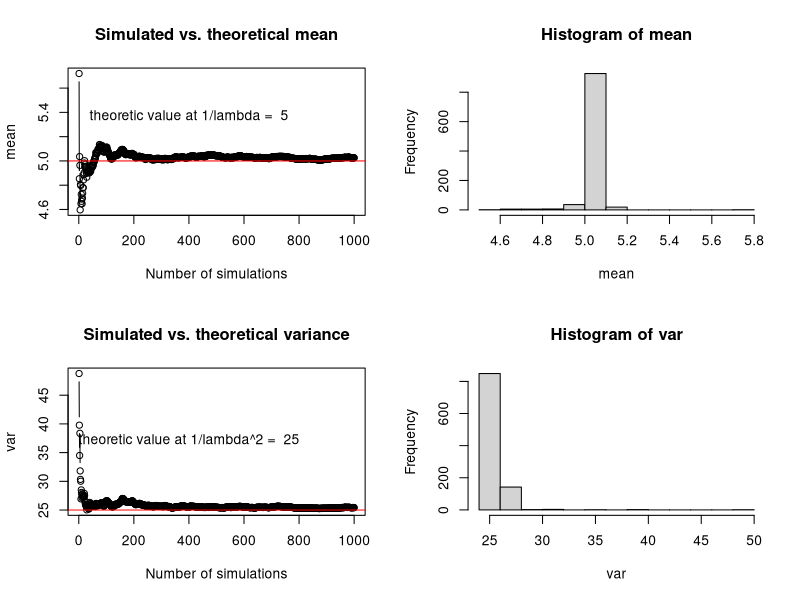

Recreate this plot in R.
## ---- chunk 1
set.seed(111)
rate <- 0.2
n    <- 40
s    <- 1000
X = matrix(rexp(n*s, rate=rate), length(rexp(n)),s)
mean <- cumsum(colMeans(X)) /(1:s)
var <- cumsum(apply(X,2,sd)^2)/(1:s)
par(mfrow=c(2,2))
plot(mean, type="b", main="Simulated vs. theoretical mean", xlab="Number of simulations")
abline(1/rate,0, col="red")
text(400,0.5*(max(mean)+mean(mean)), paste("theoretic value at 1/lambda = ", 1/rate))
hist(mean)
plot(var, type="b", main="Simulated vs. theoretical variance", xlab="Number of simulations")
abline(1/rate^2,0 ,col="red")
text(400,0.5*(max(var)+mean(var)), paste("theoretic value at 1/lambda^2 = ", 1/rate^2))
hist(var)
